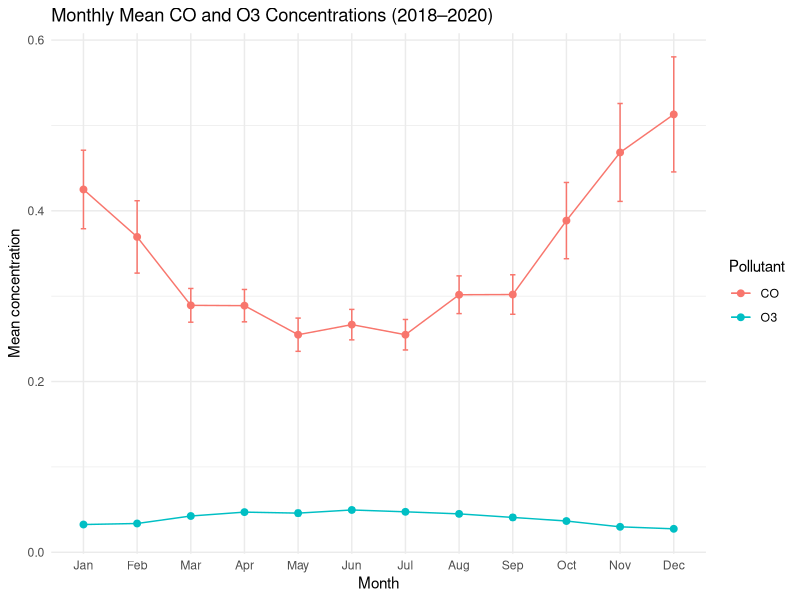
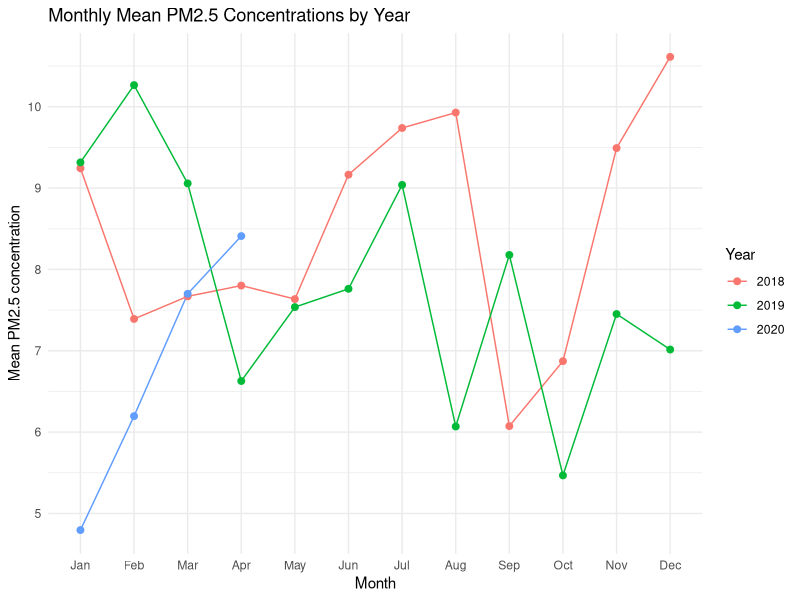

Write R code to recreate these figures, in order.
## ---- chunk 1
knitr::opts_chunk$set(echo = FALSE,
                      message = FALSE,
                      warning = FALSE)
library(readr)
library(dplyr)
library(tidyverse)
library(lubridate)
## ---- chunk 2
air18_raw <- read_csv("AQ_2018.csv")
air19_raw <- read_csv("AQ_2019.csv")
air20_raw <- read_csv("AQ_2020.csv")
## ---- chunk 3
process_air <- function(df) {
  df_clean <- df %>%
    transmute(
      Date = lubridate::mdy(Date),
      CO = `Daily Max 8-hour CO Concentration`,
      PM2.5 = `Daily Mean PM2.5 Concentration`,
      O3 = `Daily Max 8-hour Ozone Concentration`
    )
  
  pollutant_names <- c("CO", "PM2.5", "O3")
  for (var in pollutant_names) {
    df_clean[[var]][df_clean[[var]] < 0] <- 0
  }
  
  df_clean <- df_clean %>% distinct()
  
  df_clean <- df_clean %>%
    group_by(Date) %>%
    summarise(
      CO = mean(CO, na.rm = TRUE),
      PM2.5 = mean(PM2.5, na.rm = TRUE),
      O3 = mean(O3, na.rm = TRUE),
      .groups = "drop"
    )
  
  return(df_clean)
}

air18 <- process_air(air18_raw) %>% mutate(Year = 2018)
air19 <- process_air(air19_raw) %>% mutate(Year = 2019)
air20 <- process_air(air20_raw) %>% mutate(Year = 2020)

air_all <- bind_rows(air18, air19, air20) %>%
  mutate(
  Month = lubridate::month(Date, label = TRUE, abbr = TRUE)  
  )
## ---- chunk 4
air_long_CO_O3 <- air_all %>%
  select(Month, CO, O3) %>%
  pivot_longer(
  cols = c(CO, O3),
  names_to = "Pollutant",
  values_to = "Value"
)

monthly_CO_O3 <- air_long_CO_O3 %>%
 group_by(Month, Pollutant) %>%
 summarise(
  mean_val = mean(Value, na.rm = TRUE),
  sd_val   = sd(Value, na.rm = TRUE),
  n        = sum(!is.na(Value)),
  se       = sd_val / sqrt(n),
  lcl      = mean_val - 1.96 * se,
  ucl      = mean_val + 1.96 * se,
  .groups  = "drop"
)

ggplot2::ggplot(monthly_CO_O3,
       ggplot2::aes(x = Month, y = mean_val,
                    color = Pollutant, group = Pollutant)) +
  ggplot2::geom_point(size = 2) +
  ggplot2::geom_line() +
  ggplot2::geom_errorbar(ggplot2::aes(ymin = lcl, ymax = ucl),
                         width = 0.1) +
  ggplot2::labs(
    title = "Monthly Mean CO and O3 Concentrations (2018–2020)",
    x = "Month",
    y = "Mean concentration",
    color = "Pollutant"
  ) +
  ggplot2::theme_minimal()
## ---- chunk 5
monthly_PM2.5 <- air_all %>%
  group_by(Year, Month) %>%
  summarise(mean_PM2.5 = mean(PM2.5, na.rm = TRUE),
            .groups = "drop")

ggplot(monthly_PM2.5,
       aes(x = Month, y = mean_PM2.5,
           color = factor(Year), group = Year)) +
  geom_line() +
  geom_point(size = 2) +
  labs(
    title = "Monthly Mean PM2.5 Concentrations by Year",
    x = "Month",
    y = "Mean PM2.5 concentration",
    color = "Year"
  ) +
  theme_minimal()
